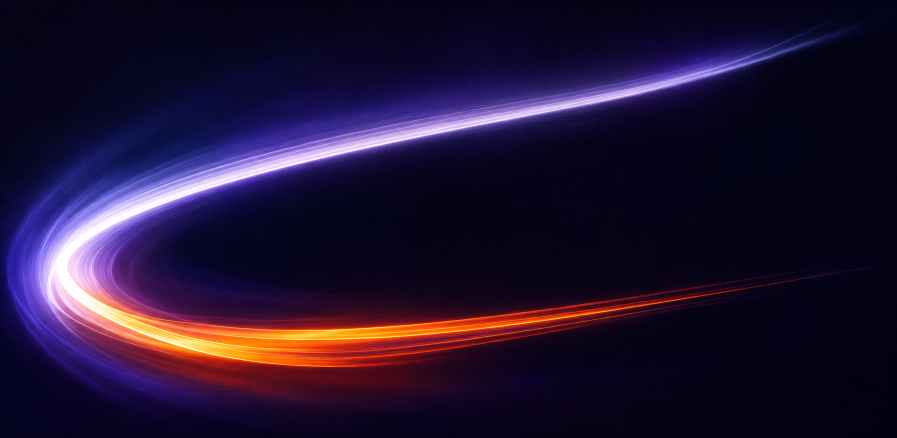
#> input picture docs/store/source/afterglow.png, 1794 x 876 px (shown at 1/2 size)
$ python store_assets.py
#> lines starting #> are read from the running program, lines starting #| are printed output that depends on the picture
"""Build Play Store assets from Android previews and the Afterglow artwork.

Run the opt-in preview tests first:
    PHOSPHOR_PREVIEWS=1 ./gradlew testDebugUnitTest --tests '*ArtworkPreviewTest*' --tests '*ScreenshotTest*' --rerun
then:
    python tools/store_assets.py
Requires Pillow.
"""
import os
from PIL import Image, ImageOps

ROOT = os.path.dirname(os.path.dirname(os.path.abspath(__file__)))
PREVIEWS = os.path.join(ROOT, "app/build/reports/previews")
SCREENS = os.path.join(ROOT, "app/build/reports/screens")
OUT = os.path.join(ROOT, "docs/store")


def crop_to_two_to_one(im):
    """Play rejects screenshots whose long side exceeds twice the short side."""
    w, h = im.size
    if h <= 2 * w:
        return im
    excess = h - 2 * w
    return im.crop((0, excess // 2, w, h - (excess - excess // 2)))


def feature_graphic():
    with Image.open(os.path.join(OUT, "source", "afterglow.png")) as artwork:
#> artwork is the input picture: PIL image 1794x876 RGB; mean R, G, B 33.8, 20.1, 50.4
        canvas = ImageOps.fit(artwork.convert("RGB"), (1024, 500), method=Image.Resampling.LANCZOS)
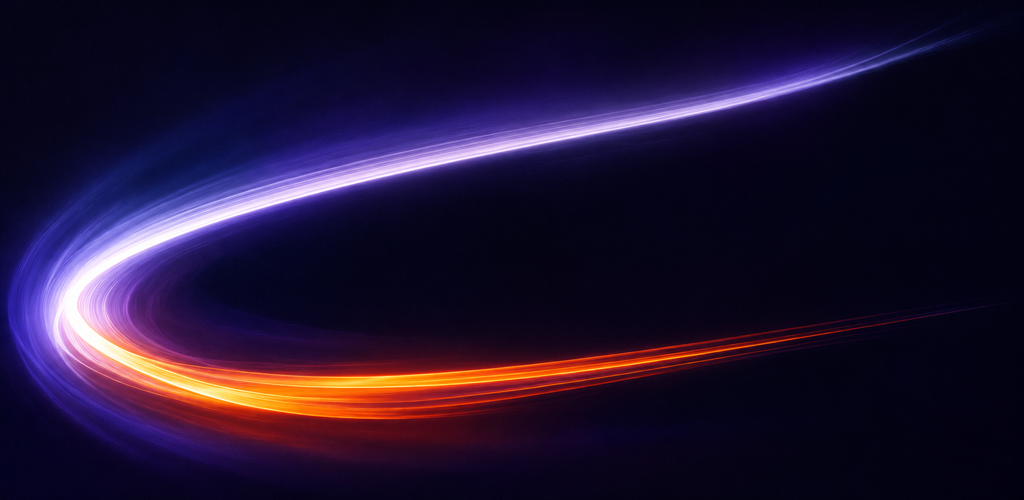
#> canvas: PIL image 1024x500 RGB; mean R, G, B 33.8, 20.1, 50.4
        canvas.save(os.path.join(OUT, "feature-graphic-1024x500.jpg"), quality=94, subsampling=0)


def screenshots():
    picks = [
        ("orbit-exposure-night", PREVIEWS), ("abstract-ribbon-night", PREVIEWS),
        ("orbit-threshold-night", PREVIEWS), ("aurora-veil-night", PREVIEWS),
        ("glass-prism-night", PREVIEWS), ("ascii-signal-night", PREVIEWS),
        ("gallery-night", SCREENS), ("gallery-light", SCREENS), ("editor-home-night", SCREENS),
    ]
    editor = os.path.join(SCREENS, "editor-light.png")
    if os.path.exists(editor):
        docs_screens = os.path.join(ROOT, "docs", "screenshots")
        os.makedirs(docs_screens, exist_ok=True)
        with Image.open(editor) as image:
            image.convert("RGB").save(os.path.join(docs_screens, "editor.jpg"), quality=90, subsampling=0, optimize=True)

    for index, (name, folder) in enumerate(picks, 1):
        path = os.path.join(folder, name + ".png")
        if not os.path.exists(path):
            print("missing", path)
            continue
        crop_to_two_to_one(Image.open(path).convert("RGB")).save(os.path.join(OUT, "screenshots", f"{index:02d}-{name}.jpg"), quality=90)


if __name__ == "__main__":
    os.makedirs(os.path.join(OUT, "screenshots"), exist_ok=True)
    icon = os.path.join(SCREENS, "play-icon-512.png")
    if os.path.exists(icon):
        Image.open(icon).convert("RGB").save(os.path.join(OUT, "play-icon-512.png"))
    feature_graphic()
    screenshots()
    print("Store assets written to", OUT)
